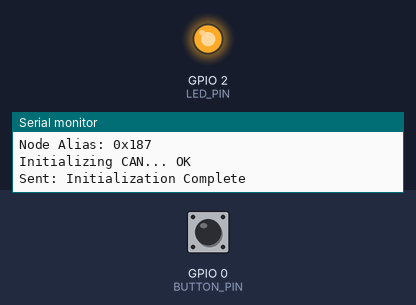
This sketch was run on a simulated ESP32. Parts: output pins drawn as LEDs (lit = HIGH), the last lines printed to the serial monitor. The inputs (shaded band) are chosen by the test bench; at power-on: GPIO 0 (BUTTON_PIN) HIGH. No CAN messages arrive unless stated.

Above: at 1.4 s.
At 3.5 s:
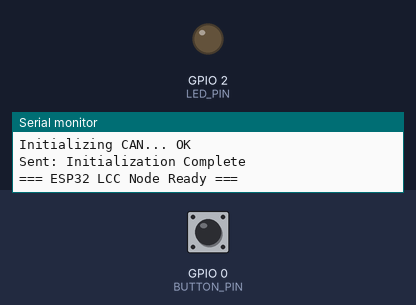
3.6 s: GPIO 0 (BUTTON_PIN) pulled LOW for 0.15 s
Timing chart, 0 to 6.6 s (numbered marks = the images above; inputs shaded):
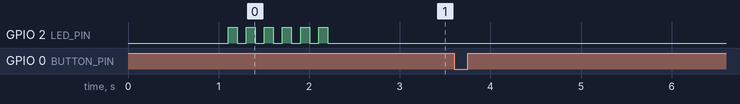

The sketch:

LCC_Node_ESP32.ino
```cpp
/*
 * LCC (Layout Command Control / OpenLCB) Node for ESP32
 * Uses ESP32 Built-in CAN Controller (TWAI)
 *
 * Hardware:
 * - ESP32 DevKit (any variant)
 * - SN65HVD230 or TJA1050 CAN transceiver
 *
 * Wiring:
 * ESP32 GPIO5  → CAN Transceiver CTX (TX)
 * ESP32 GPIO4  → CAN Transceiver CRX (RX)
 * ESP32 3.3V   → Transceiver VCC
 * ESP32 GND    → Transceiver GND
 *
 * Transceiver CANH/CANL → CAN Bus (RJ45 pins 3/4)
 *
 * Features:
 * - Node initialization and identification
 * - Event producers (button)
 * - Event consumers (LED)
 * - Serial debug output
 */

#include <driver/twai.h>

// ============================================================================
// CONFIGURATION - CUSTOMIZE THESE VALUES
// ============================================================================

// Your unique Node ID (48 bits total)
#define NODE_ID_HIGH    0x02        // Manufacturer ID (keep as 0x02 for DIY)
#define NODE_ID_MID     0x01        // Product line
#define NODE_ID_LOW     0x87654321  // Serial number - CHANGE THIS!

// Event IDs - based on your Node ID
#define EVENT_BUTTON_PRESSED   0x0201876543210001ULL
#define EVENT_BUTTON_RELEASED  0x0201876543210002ULL
#define EVENT_LED_ON           0x0201876543210010ULL
#define EVENT_LED_OFF          0x0201876543210011ULL

// Pin definitions (can be changed)
#define CAN_TX_PIN      GPIO_NUM_5   // CAN TX
#define CAN_RX_PIN      GPIO_NUM_4   // CAN RX
#define LED_PIN         GPIO_NUM_2   // Built-in LED
#define BUTTON_PIN      GPIO_NUM_0   // Boot button

// ============================================================================
// LCC MESSAGE TYPE IDENTIFIERS (MTI)
// ============================================================================

#define MTI_INITIALIZATION_COMPLETE     0x0100
#define MTI_VERIFY_NODE_ID_GLOBAL       0x0490
#define MTI_VERIFY_NODE_ID_ADDRESSED    0x0488
#define MTI_VERIFIED_NODE_ID            0x0170
#define MTI_PRODUCER_IDENTIFIED_VALID   0x0544
#define MTI_PRODUCER_IDENTIFIED_INVALID 0x0545

// ============================================================================
// GLOBAL VARIABLES
// ============================================================================

uint64_t nodeID;
uint16_t nodeAlias;

// Button debouncing
bool lastButtonState = HIGH;
unsigned long lastDebounceTime = 0;
const unsigned long debounceDelay = 50;

// ============================================================================
// SETUP
// ============================================================================

void setup() {
  // Initialize Serial
  Serial.begin(115200);
  delay(1000);
  Serial.println("\n=== ESP32 LCC Node Starting ===");

  // Construct Node ID
  nodeID = ((uint64_t)NODE_ID_HIGH << 40) |
           ((uint64_t)NODE_ID_MID << 32) |
           ((uint64_t)NODE_ID_LOW);

  Serial.print("Node ID: 0x");
  Serial.println((uint32_t)(nodeID >> 32), HEX);
  Serial.println((uint32_t)(nodeID & 0xFFFFFFFF), HEX);

  // Generate alias (simplified)
  nodeAlias = (uint16_t)((nodeID >> 24) & 0x0FFF);
  if (nodeAlias == 0) nodeAlias = 0x234;

  Serial.print("Node Alias: 0x");
  Serial.println(nodeAlias, HEX);

  // Initialize pins
  pinMode(LED_PIN, OUTPUT);
  pinMode(BUTTON_PIN, INPUT_PULLUP);
  digitalWrite(LED_PIN, LOW);

  // Initialize CAN (TWAI)
  Serial.print("Initializing CAN... ");
  if (initCAN()) {
    Serial.println("OK");
  } else {
    Serial.println("FAILED!");
    errorBlink();
  }

  // Send Initialization Complete
  delay(100);
  sendInitializationComplete();

  // Blink LED to show ready
  for(int i = 0; i < 6; i++) {
    digitalWrite(LED_PIN, HIGH);
    delay(100);
    digitalWrite(LED_PIN, LOW);
    delay(100);
  }

  Serial.println("=== ESP32 LCC Node Ready ===\n");
}

// ============================================================================
// MAIN LOOP
// ============================================================================

void loop() {
  // Process incoming CAN messages
  processCANMessages();

  // Check button state
  checkButton();

  // Small delay
  delay(10);
}

// ============================================================================
// CAN FUNCTIONS
// ============================================================================

/**
 * Initialize CAN (TWAI) controller
 */
bool initCAN() {
  // Configure CAN timing for 125 kbps
  // ESP32 APB clock is typically 80 MHz
  twai_timing_config_t timing_config = TWAI_TIMING_CONFIG_125KBITS();

  // Configure CAN filter to accept all messages
  twai_filter_config_t filter_config = TWAI_FILTER_CONFIG_ACCEPT_ALL();

  // Configure CAN controller
  twai_general_config_t general_config = TWAI_GENERAL_CONFIG_DEFAULT(
    CAN_TX_PIN,
    CAN_RX_PIN,
    TWAI_MODE_NORMAL
  );

  general_config.tx_queue_len = 10;
  general_config.rx_queue_len = 10;

  // Install TWAI driver
  if (twai_driver_install(&general_config, &timing_config, &filter_config) != ESP_OK) {
    return false;
  }

  // Start TWAI driver
  if (twai_start() != ESP_OK) {
    return false;
  }

  return true;
}

/**
 * Send a CAN frame
 */
void sendCANFrame(uint32_t id, uint8_t* data, uint8_t len) {
  twai_message_t message;

  message.identifier = id;
  message.extd = 1;  // Extended frame (29-bit)
  message.rtr = 0;   // Data frame
  message.data_length_code = len;

  for (int i = 0; i < len && i < 8; i++) {
    message.data[i] = data[i];
  }

  // Transmit message
  if (twai_transmit(&message, pdMS_TO_TICKS(100)) != ESP_OK) {
    Serial.println("CAN TX failed");
  }
}

/**
 * Process incoming CAN messages
 */
void processCANMessages() {
  twai_message_t message;

  // Check for received messages
  if (twai_receive(&message, pdMS_TO_TICKS(0)) == ESP_OK) {
    // Only process extended frames
    if (message.extd) {
      uint32_t canID = message.identifier;
      uint16_t mti = (canID >> 12) & 0x0FFF;
      uint16_t srcAlias = canID & 0x0FFF;

      // Handle different message types
      switch (mti) {
        case MTI_VERIFY_NODE_ID_GLOBAL:
          Serial.println("Received: Verify Node ID (Global)");
          sendVerifiedNodeID();
          break;

        case MTI_VERIFY_NODE_ID_ADDRESSED:
          if (message.data_length_code >= 6) {
            uint64_t targetID = ((uint64_t)message.data[0] << 40) |
                               ((uint64_t)message.data[1] << 32) |
                               ((uint64_t)message.data[2] << 24) |
                               ((uint64_t)message.data[3] << 16) |
                               ((uint64_t)message.data[4] << 8) |
                               message.data[5];

            if (targetID == nodeID) {
              Serial.println("Received: Verify Node ID (Addressed to us)");
              sendVerifiedNodeID();
            }
          }
          break;

        case MTI_PRODUCER_IDENTIFIED_VALID:
          if (message.data_length_code == 8) {
            uint64_t eventID = ((uint64_t)message.data[0] << 56) |
                              ((uint64_t)message.data[1] << 48) |
                              ((uint64_t)message.data[2] << 40) |
                              ((uint64_t)message.data[3] << 32) |
                              ((uint64_t)message.data[4] << 24) |
                              ((uint64_t)message.data[5] << 16) |
                              ((uint64_t)message.data[6] << 8) |
                              message.data[7];

            handleEvent(eventID);
          }
          break;
      }
    }
  }
}

// ============================================================================
// LCC PROTOCOL FUNCTIONS
// ============================================================================

/**
 * Send Initialization Complete message
 */
void sendInitializationComplete() {
  uint8_t data[6];

  data[0] = (nodeID >> 40) & 0xFF;
  data[1] = (nodeID >> 32) & 0xFF;
  data[2] = (nodeID >> 24) & 0xFF;
  data[3] = (nodeID >> 16) & 0xFF;
  data[4] = (nodeID >> 8) & 0xFF;
  data[5] = nodeID & 0xFF;

  uint32_t canID = ((uint32_t)MTI_INITIALIZATION_COMPLETE << 12) | nodeAlias;

  sendCANFrame(canID, data, 6);

  Serial.println("Sent: Initialization Complete");
}

/**
 * Send Verified Node ID message
 */
void sendVerifiedNodeID() {
  uint8_t data[6];

  data[0] = (nodeID >> 40) & 0xFF;
  data[1] = (nodeID >> 32) & 0xFF;
  data[2] = (nodeID >> 24) & 0xFF;
  data[3] = (nodeID >> 16) & 0xFF;
  data[4] = (nodeID >> 8) & 0xFF;
  data[5] = nodeID & 0xFF;

  uint32_t canID = ((uint32_t)MTI_VERIFIED_NODE_ID << 12) | nodeAlias;

  sendCANFrame(canID, data, 6);

  Serial.println("Sent: Verified Node ID");
}

/**
 * Send an event (producer)
 */
void sendEvent(uint64_t eventID, bool valid) {
  uint8_t data[8];

  data[0] = (eventID >> 56) & 0xFF;
  data[1] = (eventID >> 48) & 0xFF;
  data[2] = (eventID >> 40) & 0xFF;
  data[3] = (eventID >> 32) & 0xFF;
  data[4] = (eventID >> 24) & 0xFF;
  data[5] = (eventID >> 16) & 0xFF;
  data[6] = (eventID >> 8) & 0xFF;
  data[7] = eventID & 0xFF;

  uint16_t mti = valid ? MTI_PRODUCER_IDENTIFIED_VALID : MTI_PRODUCER_IDENTIFIED_INVALID;
  uint32_t canID = ((uint32_t)mti << 12) | nodeAlias;

  sendCANFrame(canID, data, 8);

  Serial.print("Sent Event: 0x");
  Serial.println((uint32_t)(eventID & 0xFFFFFFFF), HEX);
}

/**
 * Handle consumed events (LED control)
 */
void handleEvent(uint64_t eventID) {
  Serial.print("Received Event: 0x");
  Serial.println((uint32_t)(eventID & 0xFFFFFFFF), HEX);

  if (eventID == EVENT_LED_ON) {
    digitalWrite(LED_PIN, HIGH);
    Serial.println("LED ON");
  }
  else if (eventID == EVENT_LED_OFF) {
    digitalWrite(LED_PIN, LOW);
    Serial.println("LED OFF");
  }
}

// ============================================================================
// INPUT HANDLING
// ============================================================================

/**
 * Check button and send events
 */
void checkButton() {
  bool reading = digitalRead(BUTTON_PIN);

  // Debounce
  if (reading != lastButtonState) {
    lastDebounceTime = millis();
  }

  if ((millis() - lastDebounceTime) > debounceDelay) {
    static bool buttonState = HIGH;

    if (reading != buttonState) {
      buttonState = reading;

      if (buttonState == LOW) {
        // Button pressed
        Serial.println("Button PRESSED");
        sendEvent(EVENT_BUTTON_PRESSED, true);
      } else {
        // Button released
        Serial.println("Button RELEASED");
        sendEvent(EVENT_BUTTON_RELEASED, true);
      }
    }
  }

  lastButtonState = reading;
}

// ============================================================================
// ERROR HANDLING
// ============================================================================

/**
 * Error handler - blink LED rapidly forever
 */
void errorBlink() {
  while(1) {
    digitalWrite(LED_PIN, HIGH);
    delay(100);
    digitalWrite(LED_PIN, LOW);
    delay(100);
  }
}
```
